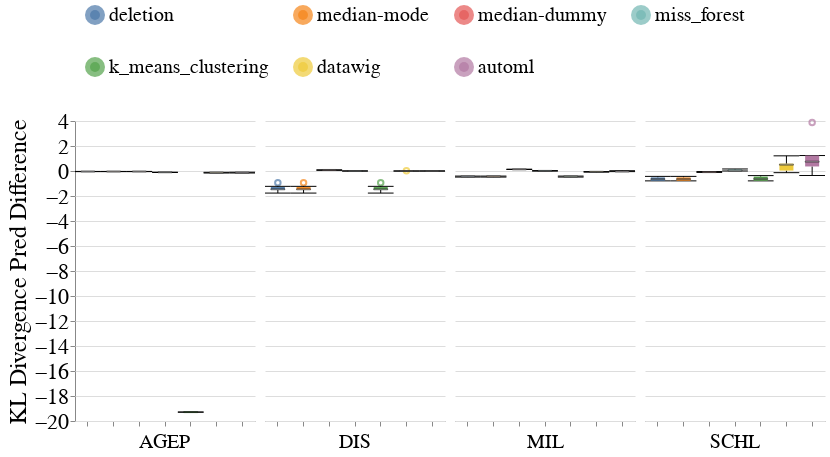

Notebook code cell kept with this figure:
### Code cell
create_box_plots_for_mixed_exp(dataset_name=DATASET_NAME,
                               column_names=['SCHL', 'DIS', 'MIL', 'AGEP'],
                               metric_name='kl_divergence_pred',
                               group=SENSITIVE_ATTR_FOR_DISPARITY_METRICS,
                               db_client=db_client,
                               without_dummy=False)

### Figure 1 — Vega-Lite specification as saved in the notebook (floating-point values rounded to 4 significant figures; data arrays with more than 128 entries replaced by an {"elided": "..."} marker saying what was removed)
{"config": {"view": {"continuousWidth": 400, "continuousHeight": 300, "stroke": null}, "axis": {"labelFontSize": 22, "labelFontWeight": "normal", "titleFontSize": 24, "titleFontWeight": "normal"}, "facet": {"spacing": 10}, "header": {"labelFontSize": 20, "labelOrient": "bottom", "labelPadding": 5, "titleFontSize": 20}, "legend": {"columns": 4, "direction": "horizontal", "labelFontSize": 20, "labelLimit": 400, "orient": "top", "symbolOffset": 10, "symbolStrokeWidth": 10, "titleAnchor": "middle", "titleFontSize": 22, "titleLimit": 300}, "title": {"fontSize": 20}}, "data": {"name": "data-9d38b473fdc9370aa926fd48f68d4689"}, "mark": {"type": "boxplot", "median": {"stroke": "black", "strokeWidth": 0.7}, "ticks": true}, "encoding": {"color": {"field": "Null_Imputer_Name", "sort": ["deletion", "median-mode", "median-dummy", "miss_forest", "k_means_clustering", "datawig", "automl"], "title": null, "type": "nominal"}, "column": {"field": "Column_With_Nulls", "title": null, "type": "nominal"}, "x": {"axis": {"labels": false}, "field": "Null_Imputer_Name", "sort": ["deletion", "median-mode", "median-dummy", "miss_forest", "k_means_clustering", "datawig", "automl"], "title": null, "type": "nominal"}, "y": {"field": "Kl_Divergence_Pred_Difference", "scale": {"zero": false}, "title": "KL Divergence Pred Difference", "type": "quantitative"}}, "width": 180, "$schema": "https://vega.github.io/schema/vega-lite/v4.17.0.json", "datasets": {"data-9d38b473fdc9370aa926fd48f68d4689": {"elided": "164 records"}}}
